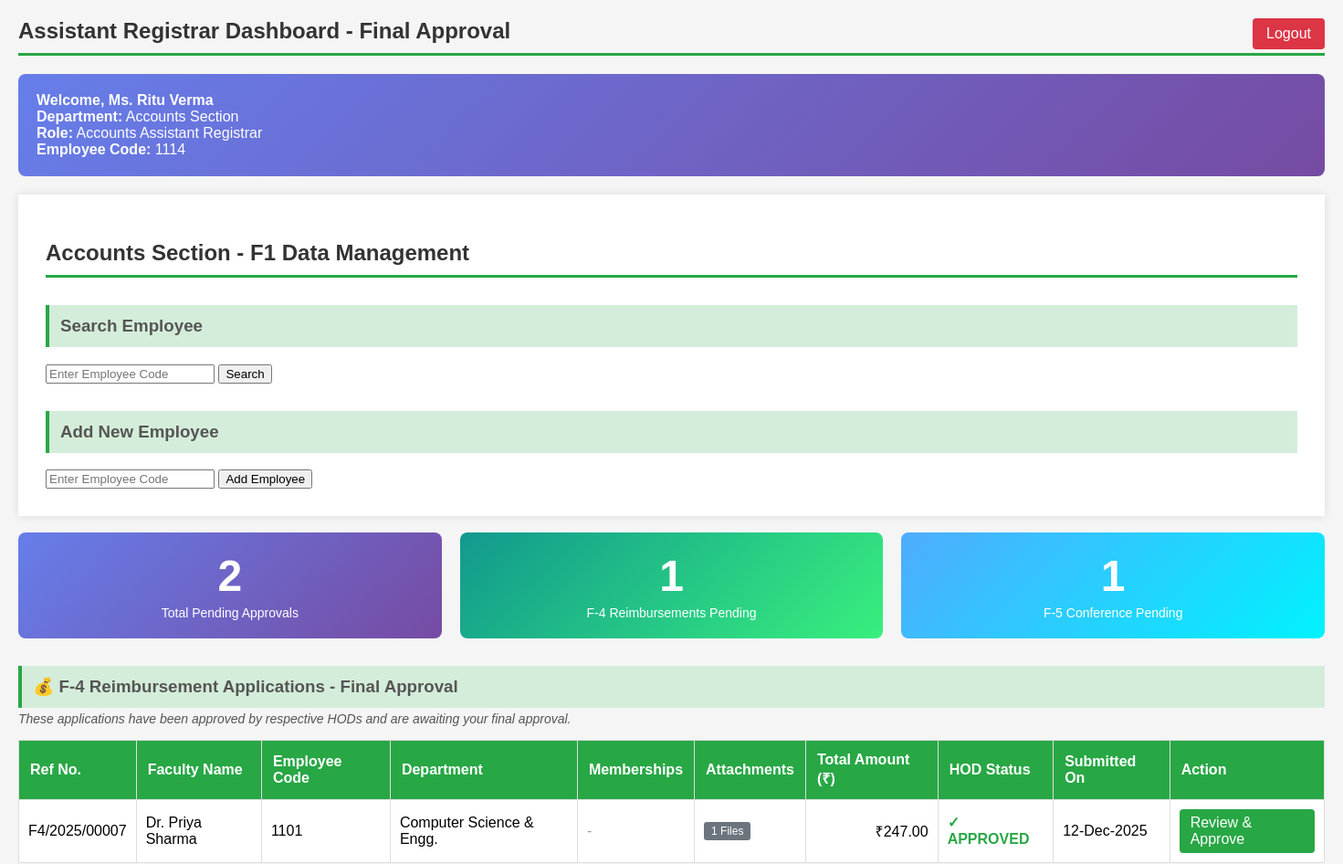
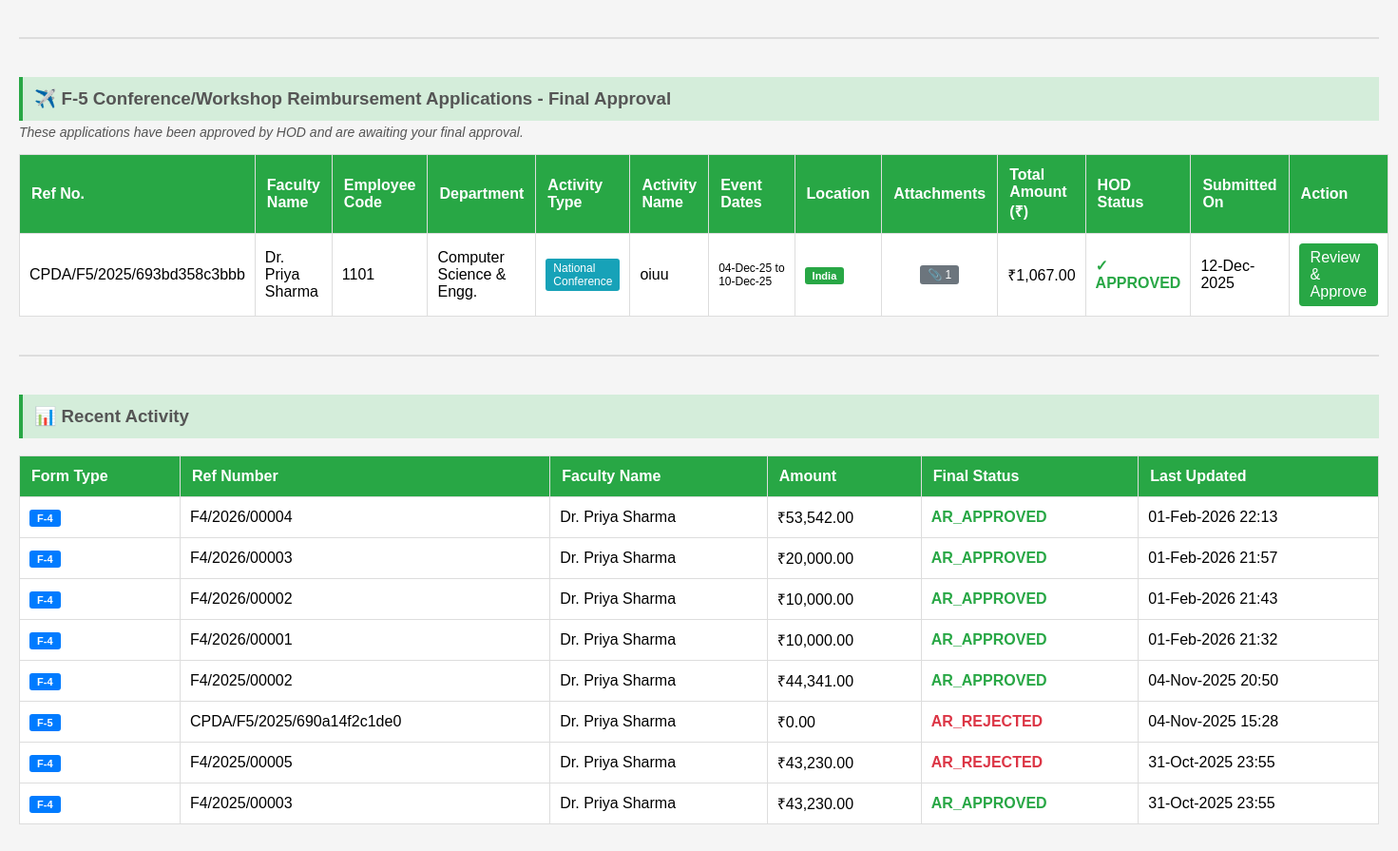
Screenshot of /views/accounts_ar_dashboard.php (signed in) with the database file from the repository (2 pictures, top to bottom).
### tables this page shows
CREATE TABLE `f4_reimbursement_applications` (
  `application_id` int(11) NOT NULL,
  `ref_number` varchar(50) NOT NULL,
  `employee_code` int(11) NOT NULL,
  `faculty_name` varchar(255) NOT NULL,
  `designation_hag` tinyint(1) DEFAULT 0,
  `designation_professor` tinyint(1) DEFAULT 0,
  `designation_associate_professor` tinyint(1) DEFAULT 0,
  `designation_assistant_professor` tinyint(1) DEFAULT 0,
  `pay_level` varchar(20) NOT NULL,
  `department` varchar(255) NOT NULL,
  `total_amount` decimal(10,2) DEFAULT 0.00,
  `expense_books` decimal(10,2) DEFAULT 0.00,
  `expense_stationary` decimal(10,2) DEFAULT 0.00,
  `expense_patent` decimal(10,2) DEFAULT 0.00,
  `expense_computer_consumables` decimal(10,2) DEFAULT 0.00,
  `expense_consumables` decimal(10,2) DEFAULT 0.00,
  `expense_synthesis_analysis` decimal(10,2) DEFAULT 0.00,
  `remarks` text DEFAULT NULL,
  `application_status` enum('DRAFT','SUBMITTED','UNDER_REVIEW','HOD_APPROVED','HOD_REJECTED','AR_APPROVED','AR_REJECTED') DEFAULT 'DRAFT',
  `submission_date` datetime DEFAULT NULL,
  `last_updated` datetime DEFAULT current_timestamp() ON UPDATE current_timestamp(),
  `hod_approval_status` enum('PENDING','APPROVED','REJECTED') DEFAULT 'PENDING',
  `hod_approval_date` datetime DEFAULT NULL,
  `hod_remarks` text DEFAULT NULL,
  `hod_approved_by` varchar(50) DEFAULT NULL,
  `ar_approval_status` enum('PENDING','APPROVED','REJECTED') DEFAULT 'PENDING',
  `ar_approval_date` datetime DEFAULT NULL,
  `ar_remarks` text DEFAULT NULL,
  `ar_approved_by` varchar(50) DEFAULT NULL,
  `sanctioned_amount` decimal(10,2) DEFAULT NULL,
  `disbursement_status` enum('PENDING','PARTIAL','COMPLETED') DEFAULT 'PENDING',
  `disbursed_amount` decimal(10,2) DEFAULT 0.00,
  `disbursement_date` datetime DEFAULT NULL,
  `created_at` timestamp NOT NULL DEFAULT current_timestamp(),
  `updated_at` timestamp NOT NULL DEFAULT current_timestamp() ON UPDATE current_timestamp(),
  `balance_applied` tinyint(1) DEFAULT 0
);

CREATE TABLE `f5_conference_reimbursements` (
  `application_id` int(11) NOT NULL,
  `ref_number` varchar(100) DEFAULT NULL,
  `employee_code` int(11) NOT NULL,
  `faculty_name` varchar(200) NOT NULL,
  `designation` varchar(100) NOT NULL,
  `pay_level` varchar(10) NOT NULL,
  `department` varchar(200) NOT NULL,
  `activity_nature` enum('International Conference','National Conference','Workshop','Short Term Course','Seminar','Symposium') NOT NULL,
  `activity_name` varchar(500) NOT NULL,
  `activity_start_date` date NOT NULL,
  `activity_end_date` date NOT NULL,
  `activity_venue` varchar(300) NOT NULL,
  `location_type` enum('India','Abroad') NOT NULL,
  `expense_registration` decimal(10,2) DEFAULT 0.00,
  `expense_visa` decimal(10,2) DEFAULT 0.00,
  `expense_insurance` decimal(10,2) DEFAULT 0.00,
  `expense_air_fare` decimal(10,2) DEFAULT 0.00,
  `expense_local_travel` decimal(10,2) DEFAULT 0.00,
  `expense_da_per_diem` decimal(10,2) DEFAULT 0.00,
  `expense_boarding_lodging` decimal(10,2) DEFAULT 0.00,
  `expense_other` decimal(10,2) DEFAULT 0.00,
  `expense_other_description` text DEFAULT NULL,
  `total_amount` decimal(10,2) NOT NULL,
  `remarks` text DEFAULT NULL,
  `status` enum('PENDING','HOD_APPROVED','HOD_REJECTED','ACCOUNTS_APPROVED','ACCOUNTS_REJECTED','COMPLETED') DEFAULT 'PENDING',
  `hod_status` enum('PENDING','APPROVED','REJECTED') DEFAULT 'PENDING',
  `hod_approved_by` varchar(50) DEFAULT NULL,
  `hod_approved_at` datetime DEFAULT NULL,
  `hod_comments` text DEFAULT NULL,
  `accounts_status` enum('PENDING','APPROVED','REJECTED') DEFAULT 'PENDING',
  `accounts_approved_by` varchar(50) DEFAULT NULL,
  `accounts_approved_at` datetime DEFAULT NULL,
  `accounts_comments` text DEFAULT NULL,
  `created_at` timestamp NOT NULL DEFAULT current_timestamp(),
  `updated_at` timestamp NOT NULL DEFAULT current_timestamp() ON UPDATE current_timestamp(),
  `balance_applied` tinyint(1) DEFAULT 0
);

### views/accounts_ar_dashboard.php (the view, shortened to what the rows shown need)
<?php
include_once '../config/db.php';
$sql_f4 = "SELECT
            a.application_id,
            a.ref_number,
            a.employee_code,
            a.faculty_name,
            a.department,
            a.total_amount,
            a.submission_date,
            a.application_status,
            a.hod_approval_status,
            a.hod_remarks,
            a.hod_approved_by,
            (SELECT COUNT(*) FROM f4_professional_memberships WHERE application_id = a.application_id) as membership_count,
            (SELECT COUNT(*) FROM f4_reimbursement_attachments WHERE application_id = a.application_id) as attachment_count
        FROM f4_reimbursement_applications a
        WHERE a.application_status = 'HOD_APPROVED'
          AND a.hod_approval_status = 'APPROVED'
        ORDER BY a.submission_date ASC";
$result_f4 = $conn->query($sql_f4);
$sql_f5 = "SELECT
            f.application_id,
            f.ref_number,
            f.employee_code,
            f.faculty_name,
            f.department,
            f.activity_nature,
            f.activity_name,
            f.activity_start_date,
            f.activity_end_date,
            f.location_type,
            f.total_amount,
            f.created_at,
            f.hod_status,
            f.hod_approved_by,
            f.hod_approved_at,
            f.hod_comments,
            (SELECT COUNT(*) FROM f5_attachments WHERE reimbursement_id = f.application_id) as attachment_count
        FROM f5_conference_reimbursements f
        WHERE f.hod_status = 'APPROVED'
          AND f.accounts_status = 'PENDING'
        ORDER BY f.created_at ASC";
$result_f5 = $conn->query($sql_f5);
?>
<!DOCTYPE html>
<html lang="en">
<head>
</head>
<body>
    <h2>Assistant Registrar Dashboard - Final Approval</h2>
<div class="container">
    <h2>Accounts Section - F1 Data Management</h2>
</div>
<div>
    <br>
            <table>
                <thead>
                    <tr>
                        <th>Ref No.</th>
                        <th>Faculty Name</th>
                        <th>Employee Code</th>
                        <th>Department</th>
                        <th>Memberships</th>
                        <th>Attachments</th>
                        <th>Total Amount (₹)</th>
                        <th>HOD Status</th>
                        <th>Submitted On</th>
                        <th>Action</th>
                    </tr>
                </thead>
                <tbody>
                    <?php if ($result_f4->num_rows > 0): ?>
                        <?php while ($row = $result_f4->fetch_assoc()): ?>
                            <tr>
                                <td><?= htmlspecialchars($row['ref_number']); ?></td>
                                <td><?= htmlspecialchars($row['faculty_name']); ?></td>
                                <td><?= htmlspecialchars($row['employee_code']); ?></td>
                                <td><?= htmlspecialchars($row['department']); ?></td>
                                <td>
                                    <?php if ($row['membership_count'] > 0): ?>
                                        <span class="badge"><?= $row['membership_count']; ?> Membership(s)</span>
                                        <?php else: ?>
                                            <span style="color: #999;">-</span>
                                            <?php endif; ?>
                                        </td>
                                        <td>
                                            <?php if ($row['attachment_count'] > 0): ?>
                                                <span class="badge" style="background: #6c757d;"><?= $row['attachment_count']; ?> Files</span>
                                                <?php else: ?>
                                                    <span style="color: #999;">-</span>
                                                    <?php endif; ?>
                                                </td>
                                                <td style="text-align: right;">₹<?= number_format($row['total_amount'], 2); ?></td>
                                                <td class="status-approved">✓ <?= htmlspecialchars($row['hod_approval_status']); ?></td>
                                                <td><?= date('d-M-Y', strtotime($row['submission_date'])); ?></td>
                                                <td>
                                                    <a href="ar_view_application.php?application_id=<?= $row['application_id']; ?>&type=f4" class="btn-view">Review & Approve</a>
                                                </td>
                                            </tr>
                                            <?php endwhile; ?>
                                            <?php else: ?>
                                                <tr>
                                                    <td colspan="10" class="no-data">No F-4 reimbursement applications pending final approval at this time.</td>
                                                </tr>
                                                <?php endif; ?>
                                            </tbody>
                                        </table>
                                        <table>
                                            <thead>
                                                <tr>
                                                    <th>Ref No.</th>
                                                    <th>Faculty Name</th>
                                                    <th>Employee Code</th>
                                                    <th>Department</th>
                                                    <th>Activity Type</th>
                                                    <th>Activity Name</th>
                                                    <th>Event Dates</th>
                                                    <th>Location</th>
                                                    <th>Attachments</th>
                                                    <th>Total Amount (₹)</th>
                                                    <th>HOD Status</th>
                                                    <th>Submitted On</th>
                                                    <th>Action</th>
                                                </tr>
                                            </thead>
                                            <tbody>
                                                <?php if ($result_f5->num_rows > 0): ?>
                                                    <?php while ($row = $result_f5->fetch_assoc()): ?>
                                                        <tr>
                                                            <td><?= htmlspecialchars($row['ref_number']); ?></td>
                                                            <td><?= htmlspecialchars($row['faculty_name']); ?></td>
                                                            <td><?= htmlspecialchars($row['employee_code']); ?></td>
                                                            <td><?= htmlspecialchars($row['department']); ?></td>
                                                            <td>
                                                                <span class="badge"><?= htmlspecialchars($row['activity_nature']); ?></span>
                                                            </td>
                                                            <td><?= htmlspecialchars(substr($row['activity_name'], 0, 35)); ?>
                                                        </td>
                                                        <td style="white-space: nowrap; font-size: 12px;">
                                                            <?= date('d-M-y', strtotime($row['activity_start_date'])); ?> to<br>
                                                            <?= date('d-M-y', strtotime($row['activity_end_date'])); ?>
                                                        </td>
                                                        <td>
                                                            <span class="badge-location badge-<?= strtolower($row['location_type']); ?>">
                                                                <?= htmlspecialchars($row['location_type']); ?>
                            </span>
                        </td>
                        <td style="text-align: center;">
                            <?php if ($row['attachment_count'] > 0): ?>
                                <span class="badge" style="background: #6c757d;">📎 <?= $row['attachment_count']; ?></span>
                                <?php else: ?>
                                    <span style="color: #999;">-</span>
                                    <?php endif; ?>
                                </td>
                                <td style="text-align: right;">₹<?= number_format($row['total_amount'], 2); ?></td>
                                <td class="status-approved">
                                    ✓ <?= htmlspecialchars($row['hod_status']); ?>
                                </td>
                                <td><?= date('d-M-Y', strtotime($row['created_at'])); ?></td>
                                <td>
                                    <a href="ar_view_application.php?application_id=<?= $row['application_id']; ?>&type=f5" class="btn-view">Review & Approve</a>
                                </td>
                            </tr>
                            <?php endwhile; ?>
                            <?php else: ?>
                                <tr>
                                    <td colspan="13" class="no-data">No F-5 conference reimbursement applications pending final approval at this time.</td>
                                </tr>
                                <?php endif; ?>
                            </tbody>
                        </table>
                        <table>
                            <thead>
                                <tr>
                                    <th>Form Type</th>
                                    <th>Ref Number</th>
                                    <th>Faculty Name</th>
                                    <th>Amount</th>
                                    <th>Final Status</th>
                                    <th>Last Updated</th>
                                </tr>
                            </thead>
                        </table>
                    </div>
                </body>
                </html>

### rows the page displays
f4_reimbursement_applications: ref_number "F4/2025/00007", faculty_name "Dr. Priya Sharma", employee_code "1101", department "Computer Science & Engg.", attachment_count "1", total_amount "247.00", hod_approval_status "APPROVED", submission_date "12-Dec-2025"
f5_conference_reimbursements: ref_number "CPDA/F5/2025/693bd358c3bbb", faculty_name "Dr. Priya Sharma", employee_code "1101", department "Computer Science & Engg.", activity_nature "National Conference", activity_name "oiuu", activity_start_date "04-Dec-25", activity_end_date "10-Dec-25", location_type "India", attachment_count "1", total_amount "1,067.00", hod_status "APPROVED", created_at "12-Dec-2025"

### other values shown
$_SESSION['name'] "Ms. Ritu Verma"
$_SESSION['department'] "Accounts Section"
$_SESSION['employee_code'] "1114"
$total_pending "2"
$total_f4_pending "1"
$total_f5_pending "1"
$row['form_type'] "F-4"
$row['ref_number'] "F4/2026/00004"
$row['faculty_name'] "Dr. Priya Sharma"
$row['total_amount'] "53,542.00"
$row['status'] "AR_APPROVED"
date('d-M-Y H:i', strtotime($row['last_updated'])) "01-Feb-2026 22:13"
$row['ref_number'] "F4/2026/00003"
$row['total_amount'] "20,000.00"
date('d-M-Y H:i', strtotime($row['last_updated'])) "01-Feb-2026 21:57"
